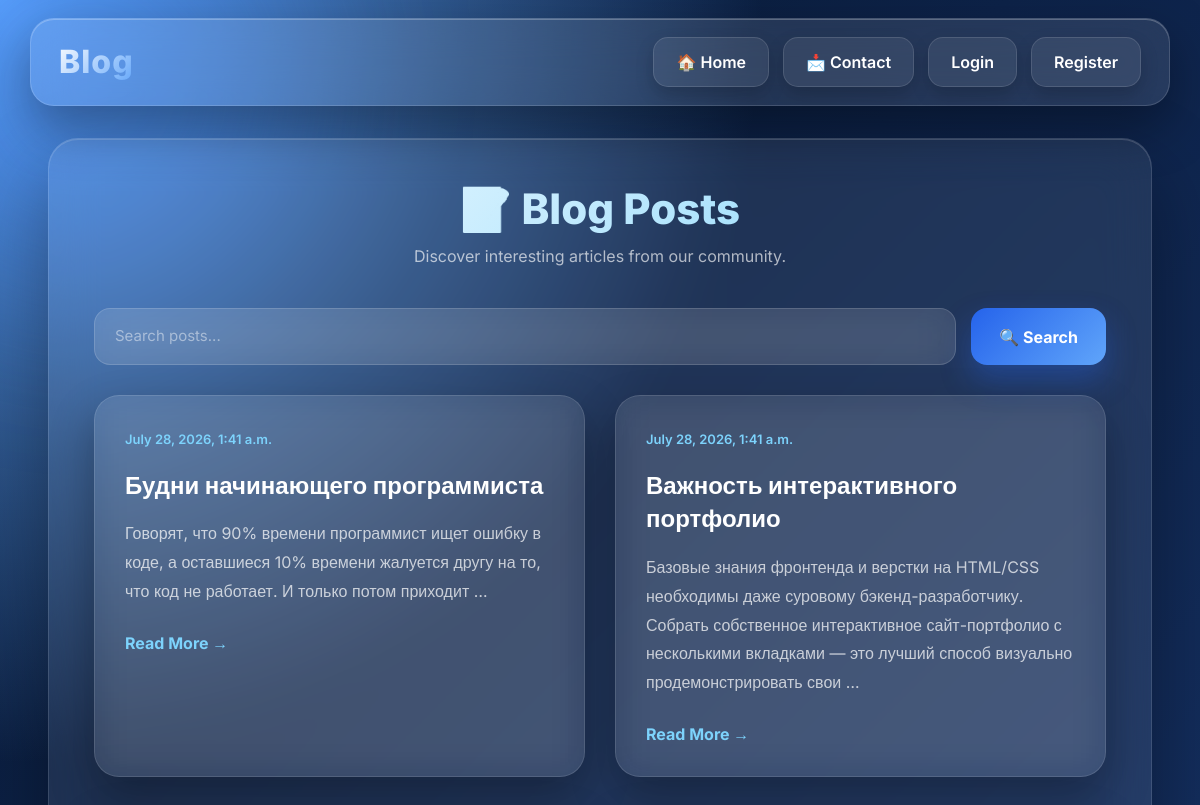
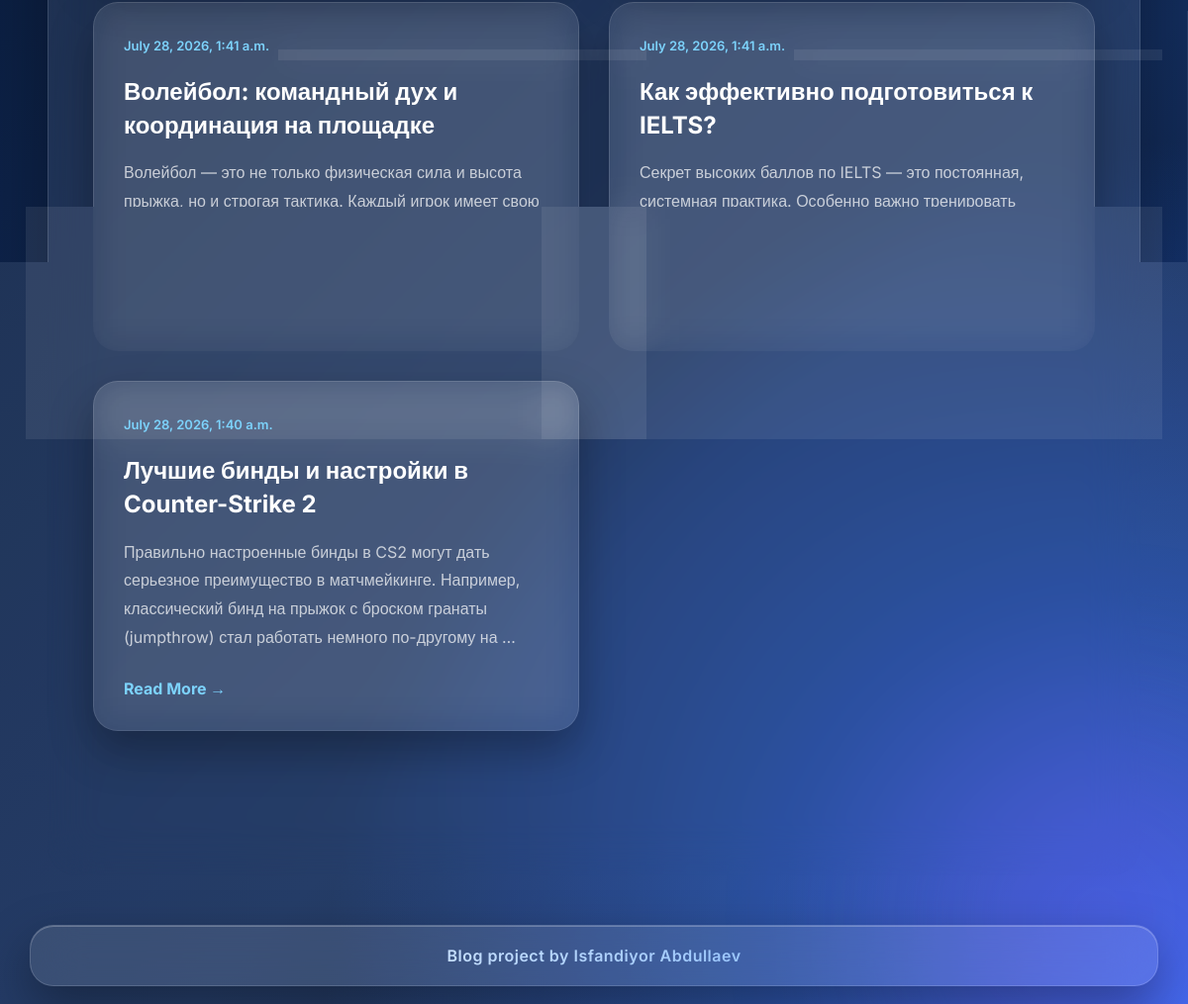
Screenshot of /?page=2 with the database file from the repository (2 pictures, top to bottom).
### blog/models.py (models this page shows, shortened)
class Post(models.Model):
    title = models.CharField(max_length=200)
    content = models.TextField()
    created_at = models.DateTimeField(auto_now_add=True)

### blog/views.py (the view)
# urls.py: path('', views.post_list, name='post_list'),
def post_list(request):
    query = request.GET.get('q', '')
    posts = Post.objects.all().order_by('-created_at')
    if query:
        posts = posts.filter(Q(title__icontains=query) | Q(content__icontains=query))
    count = posts.count()  # Количество найденных (День 7)
    paginator = Paginator(posts, 5)
    page_number = request.GET.get('page')
    page_obj = paginator.get_page(page_number)
    return render(request, 'blog/post_list.html', {
        'page_obj': page_obj,
        'q': query,
        'count': count
    })

### templates/blog/post_list.html (shortened to what this page needs)
{% extends 'base.html' %}
{% block content %}
<div class="posts-container">
    <div class="page-header">
        <h2>📝 Blog Posts</h2>
        <p>Discover interesting articles from our community.</p>
    </div>
    <form method="get" class="search-form">
        <input type="text" name="q" value="{{ q }}" placeholder="Search posts...">
        <button type="submit">🔍 Search</button>
    </form>
    <div class="posts-grid">
        {% for post in page_obj %}
        <div class="post-card">
            <div class="card-top">
                <span class="date">{{ post.created_at }}</span>
            </div>
            <h3>
                <a href="{% url 'post_detail' post.pk %}">
                    {{ post.title }}
                </a>
            </h3>
            <p>
                {{ post.content|truncatewords:25 }}
            </p>
            <a href="{% url 'post_detail' post.pk %}" class="read-more">
                Read More →
            </a>
        </div>
        {% empty %}
        <div class="empty-card">
            <h3>No posts found 😔</h3>
            <p>Try another search.</p>
        </div>
        {% endfor %}
    </div>
    <div class="pagination">
        {% if page_obj.has_previous %}
        <a href="?page={{ page_obj.previous_page_number }}{% if q %}&q={{ q }}{% endif %}">
        </a>
        {% endif %}
        <span>
        </span>
        {% if page_obj.has_next %}
        <a href="?page={{ page_obj.next_page_number }}{% if q %}&q={{ q }}{% endif %}">
        </a>
        {% endif %}
    </div>
</div>
{% endblock %}

### templates/base.html (style rules this page uses)
* { margin: 0; padding: 0; box-sizing: border-box; font-family: 'Inter', sans-serif; }
body { min-height: 100vh; overflow-x: hidden; color: #eef4ff; background: radial-gradient(circle at top left, #60a5fa 0%, transparent 35%), radial-gradient(circle at bottom right, #2563eb 0%, transparent 40%), linear-gradient(135deg, #06172f, #0d2248, #132d5c, #09172f); background-attachment: fixed; position: relative; display: flex; flex-direction: column; }
body::before, body::after { content: ""; position: fixed; width: 420px; height: 420px; border-radius: 50%; filter: blur(90px); z-index: -2; }
body::before { top: -120px; left: -120px; background: #3b82f6; opacity: .35; }
body::after { bottom: -120px; right: -120px; background: #7c3aed; opacity: .25; }

### templates/blog/post_list.html (style rules this page uses)
.posts-container { max-width:1250px; margin:auto; }
.page-header { text-align:center; margin-bottom:40px; }
.page-header h2 { font-size:42px; font-weight:800; background:linear-gradient(135deg,#fff,#7dd3fc); -webkit-background-clip:text; -webkit-text-fill-color:transparent; }
.page-header p { margin-top:10px; color:rgba(255,255,255,.65); }
.search-form { display:flex; gap:15px; margin-bottom:30px; }
.search-form input { flex:1; padding:16px 20px; border:none; outline:none; border-radius:16px; background:rgba(255,255,255,.10); border:1px solid rgba(255,255,255,.15); backdrop-filter:blur(20px); color:white; font-size:15px; }
.search-form input::placeholder { color:rgba(255,255,255,.45); }
.search-form button { padding:16px 28px; border:none; border-radius:16px; cursor:pointer; font-weight:700; color:white; background:linear-gradient(135deg,#2563eb,#60a5fa); transition:.35s; box-shadow:0 15px 30px rgba(37,99,235,.35); }
.posts-grid { display:grid; grid-template-columns:repeat(auto-fit,minmax(320px,1fr)); gap:30px; }
.post-card { background:rgba(255,255,255,.08); backdrop-filter:blur(18px); border:1px solid rgba(255,255,255,.12); border-radius:25px; padding:30px; transition:.4s; box-shadow: 0 20px 45px rgba(0,0,0,.30); }
.date { color:#7dd3fc; font-size:13px; font-weight:600; }
.post-card h3 { margin:18px 0; }
.post-card h3 a { text-decoration:none; color:white; font-size:24px; font-weight:700; transition:.3s; }
.post-card p { color:rgba(255,255,255,.72); line-height:1.8; margin-bottom:25px; }
.read-more { display:inline-block; text-decoration:none; color:#7dd3fc; font-weight:700; transition:.3s; }
.pagination { margin-top:50px; display:flex; justify-content:center; align-items:center; gap:20px; }
.pagination a { text-decoration:none; padding:12px 22px; border-radius:14px; background:rgba(255,255,255,.10); border:1px solid rgba(255,255,255,.15); color:white; transition:.3s; }
.pagination span { color:white; font-weight:700; }

### rows the page displays
Post: created_at "July 28, 2026, 1:41 a.m.", title "Будни начинающего программиста", content "Говорят, что 90% времени программист ищет ошибку в коде, а оставшиеся 10% времени жалуется другу на то, что код не работает. И только потом приходит …"
Post: created_at "July 28, 2026, 1:41 a.m.", title "Важность интерактивного портфолио", content "Базовые знания фронтенда и верстки на HTML/CSS необходимы даже суровому бэкенд-разработчику. Собрать собственное интерактивное сайт-портфолио с несколькими вкладками — это лучший способ визуально продемонстрировать свои …"
Post: created_at "July 28, 2026, 1:41 a.m.", title "Волейбол: командный дух и координация на площадке", content "Волейбол — это не только физическая сила и высота прыжка, но и строгая тактика. Каждый игрок имеет свою четкую роль, и один неудачный или несогласованный …"
Post: created_at "July 28, 2026, 1:41 a.m.", title "Как эффективно подготовиться к IELTS?", content "Секрет высоких баллов по IELTS — это постоянная, системная практика. Особенно важно тренировать секции Listening и Reading на реальных тестах прошлых лет. А в секции …"
Post: created_at "July 28, 2026, 1:40 a.m.", title "Лучшие бинды и настройки в Counter-Strike 2", content "Правильно настроенные бинды в CS2 могут дать серьезное преимущество в матчмейкинге. Например, классический бинд на прыжок с броском гранаты (jumpthrow) стал работать немного по-другому на …"
